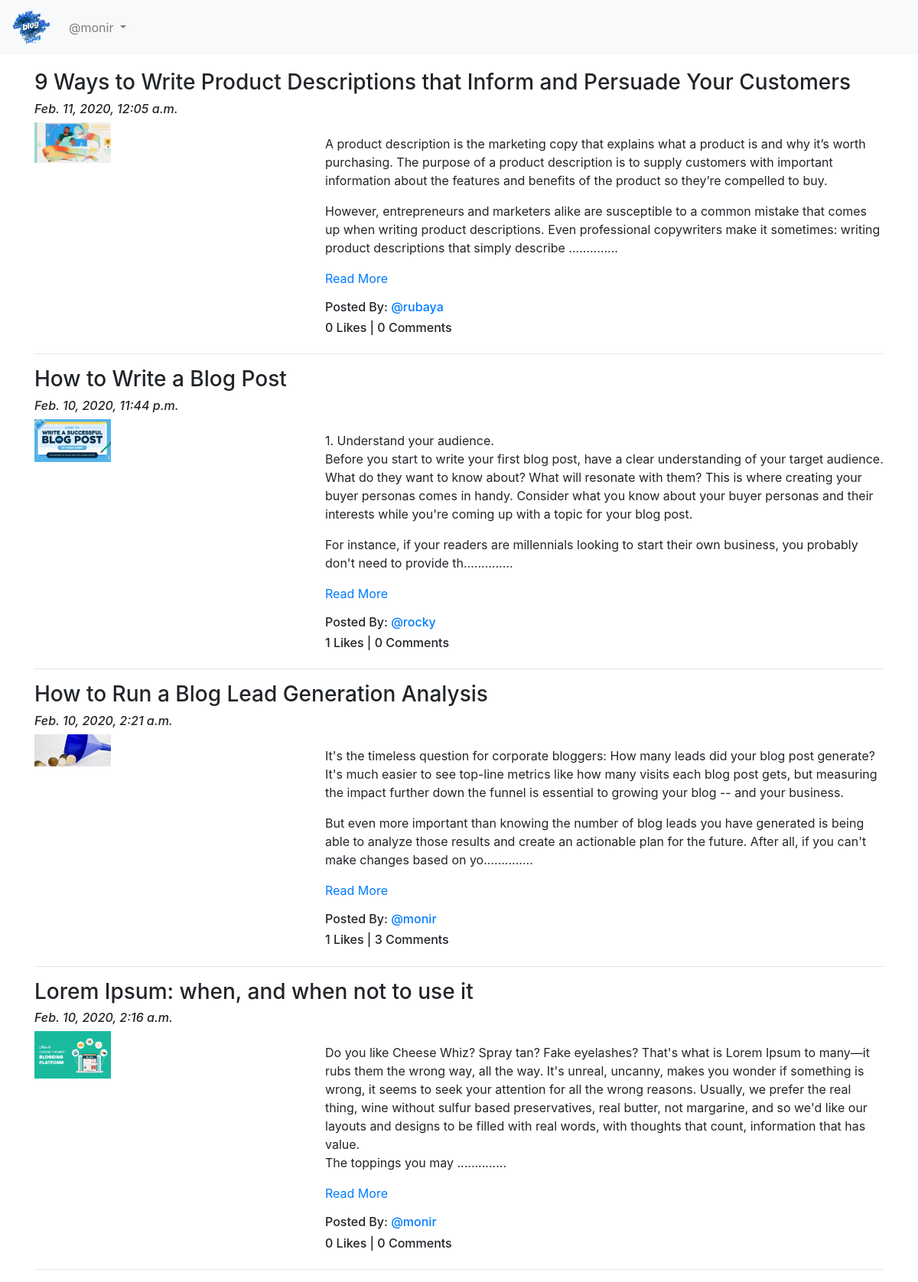
Page /blog/ (signed in) on the committed database.
### App_Blog/models.py (models this page shows, shortened)
class Blog(models.Model):
    author = models.ForeignKey(User, on_delete = models.CASCADE, related_name='post_author')
    blog_title = models.CharField(max_length=264, verbose_name="Put a Title")
    slug = models.SlugField(max_length=264, unique=True)
    blog_content = models.TextField(verbose_name="What is on your mind?")
    blog_image = models.ImageField(upload_to='blog_images', verbose_name="Image")
    publish_date = models.DateTimeField(auto_now_add=True)
    update_date = models.DateTimeField(auto_now=True)
    class Meta:
        ordering = ['-publish_date']

### App_Blog/views.py (the view)
# urls.py: path('', views.BlogList.as_view(), name='blog_list'),
class BlogList(ListView):
    context_object_name = 'blogs'
    model = Blog
    template_name = 'App_Blog/blog_list.html'

### App_Blog/templatetags/custom_filters.py (called while the page is built)
def range_filter(value):
    return value[0:500] + ".............."

### templates/App_Blog/blog_list.html (shortened to what this page needs)
{% extends 'base.html' %}
{% load custom_filters %}
{% block body_block %}
    {% for blog in blogs %}
        <h3>{{ blog.blog_title }}</h3>
        <h6><i>{{ blog.publish_date }}</i></h6>
        <div class="row">
            <div class="col-sm-4">
                <img src="/media/{{ blog.blog_image }}" alt="{{ blog.blog_title }}" title="{{ blog.blog_title }}" width="100px">
            </div>
            <div class="col-sm-8">
                <p>{{ blog.blog_content|range_filter|linebreaks }} <a href="{% url 'App_Blog:blog_details' slug=blog.slug %}">Read More</a></p>
                <h6>Posted By: <a href="#">@{{ blog.author }}</a></h6>
                <h6>{{ blog.liked_blog.count }} Likes | {{ blog.blog_comment.count }} Comments</h6>
            </div>
        </div>
        <hr>
    {% endfor %}
{% endblock %}

### templates/base.html (shortened to what this page needs)
<!DOCTYPE html>
<html lang="en">
<head>
    <link rel="stylesheet" href="https://stackpath.bootstrapcdn.com/bootstrap/4.4.1/css/bootstrap.min.css"
>
    <link href="https://stackpath.bootstrapcdn.com/font-awesome/4.7.0/css/font-awesome.min.css" rel="stylesheet"
>
</head>
<body>
    <nav class="navbar navbar-expand-lg navbar-light bg-light">
        <a class="navbar-brand" href="{% url 'index' %}"><img src="/media/logo.png" width="50px" alt=""></a>
        <div class="collapse navbar-collapse" id="navbarNavDropdown">
            <ul class="navbar-nav">
                {% if user.is_authenticated %}
                <li class="nav-item dropdown">
                    <a class="nav-link dropdown-toggle" href="#" id="navbarDropdownMenuLink" data-toggle="dropdown"
                        aria-haspopup="true" aria-expanded="false">
                        @{{ user.username }}
                    </a>
                </li>
                {% endif %}
            </ul>
        </div>
    </nav>
    <div class="container" style="padding-top: 20px;">
        {% block body_block %}
        {% endblock %}
    </div>
</body>
</html>

### rows in the picture
Blog: blog_title "9 Ways to Write Product Descriptions that Inform and Persuade Your Customers", publish_date "Feb. 11, 2020, 12:05 a.m.", blog_image (picture), blog_content|range_filter "A product description is the marketing copy that explains what a product is and why it’s worth purchasing. The purpose of a product description is to supply customers with important information about the features and benefits of the product so they’re compelled to buy. However, entrepreneurs and marketers alike are susceptible to a common mistake that comes up when writing product descriptions. Even professional copywriters make it sometimes: writing product descriptions that simply describe ..............", author "rubaya", liked_blog.count "0", blog_comment.count "0"
Blog: blog_title "How to Write a Blog Post", publish_date "Feb. 10, 2020, 11:44 p.m.", blog_image (picture), blog_content|range_filter "1. Understand your audience. Before you start to write your first blog post, have a clear understanding of your target audience. What do they want to know about? What will resonate with them? This is where creating your buyer personas comes in handy. Consider what you know about your buyer personas and their interests while you're coming up with a topic for your blog post. For instance, if your readers are millennials looking to start their own business, you probably don't need to provide th..............", author "rocky", liked_blog.count "1", blog_comment.count "0"
Blog: blog_title "How to Run a Blog Lead Generation Analysis", publish_date "Feb. 10, 2020, 2:21 a.m.", blog_image (picture), blog_content|range_filter "It's the timeless question for corporate bloggers: How many leads did your blog post generate? It's much easier to see top-line metrics like how many visits each blog post gets, but measuring the impact further down the funnel is essential to growing your blog -- and your business. But even more important than knowing the number of blog leads you have generated is being able to analyze those results and create an actionable plan for the future. After all, if you can't make changes based on yo..............", author "monir", liked_blog.count "1", blog_comment.count "3"
Blog: blog_title "Lorem Ipsum: when, and when not to use it", publish_date "Feb. 10, 2020, 2:16 a.m.", blog_image (picture), blog_content|range_filter "Do you like Cheese Whiz? Spray tan? Fake eyelashes? That's what is Lorem Ipsum to many—it rubs them the wrong way, all the way. It's unreal, uncanny, makes you wonder if something is wrong, it seems to seek your attention for all the wrong reasons. Usually, we prefer the real thing, wine without sulfur based preservatives, real butter, not margarine, and so we'd like our layouts and designs to be filled with real words, with thoughts that count, information that has value. The toppings you may ..............", author "monir", liked_blog.count "0", blog_comment.count "0"

### other values in the picture
{{ user.username }} "monir"
